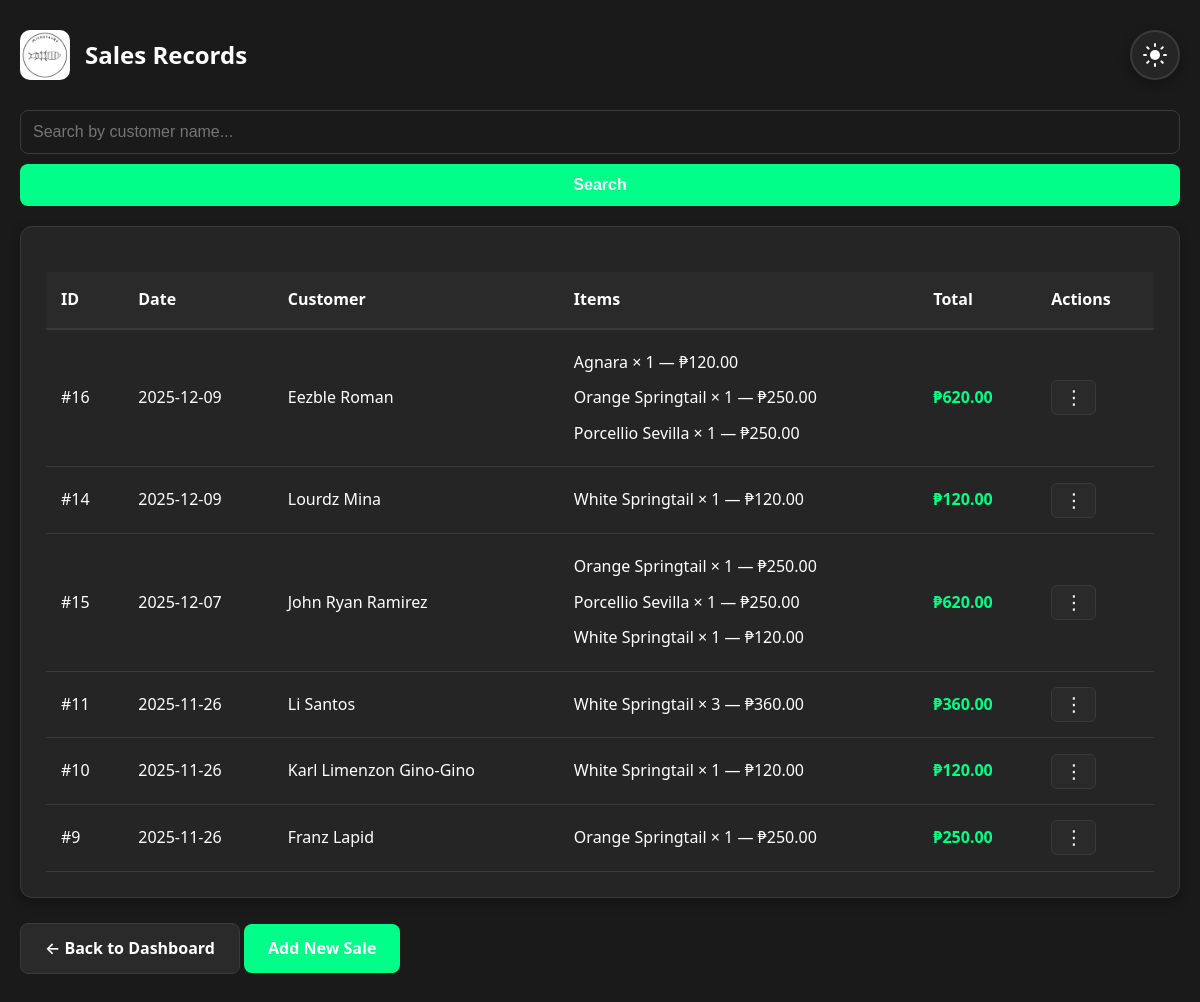
Before: /sales with the older database file.
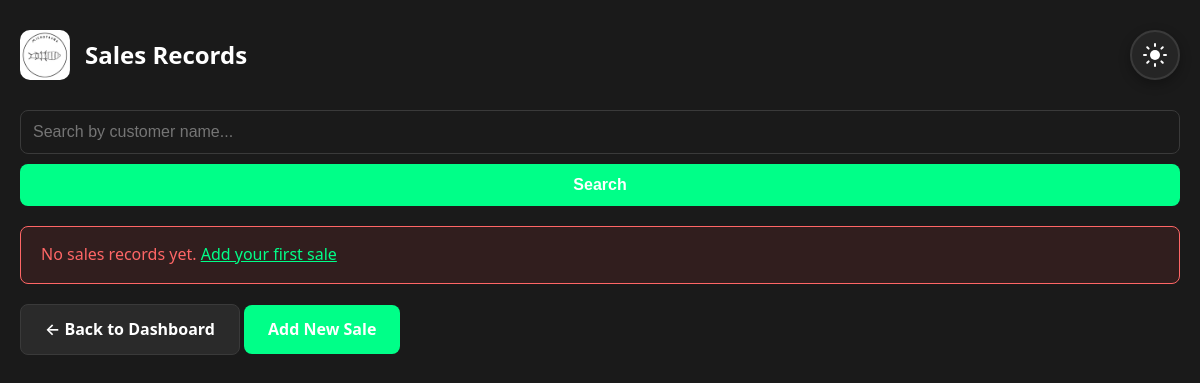
After: the same page with the newer database file.
### tables this page shows
CREATE TABLE sales (
                    id INTEGER PRIMARY KEY AUTOINCREMENT,
                    customer_name TEXT NOT NULL,
                    date TEXT NOT NULL,
                    total REAL NOT NULL,
                    notes TEXT,
                    created_at TEXT DEFAULT CURRENT_TIMESTAMP
                , discount REAL DEFAULT 0);

CREATE TABLE sale_items (
                    id INTEGER PRIMARY KEY AUTOINCREMENT,
                    sale_id INTEGER,
                    item_name TEXT,
                    quantity INTEGER,
                    price REAL,
                    subtotal REAL,
                    FOREIGN KEY (sale_id) REFERENCES sales(id) ON DELETE CASCADE
                );

### app.py (the view)
@app.route('/sales')
def view_sales():
    conn = get_db()
    c = conn.cursor()
    search = request.args.get('search', '')
    query = """SELECT id, customer_name, date, total, notes
               FROM sales
               WHERE customer_name LIKE ?
               ORDER BY date DESC, id DESC"""
    c.execute(query, (f'%{search}%',))
    sales = c.fetchall()
    expanded_sales = []
    for sale in sales:
        c.execute("""SELECT item_name as name, quantity, price, subtotal
                     FROM sale_items
                     WHERE sale_id=?""", (sale['id'],))
        items = c.fetchall()
        expanded_sales.append({
            'id': sale['id'],
            'customer': sale['customer_name'],
            'date': sale['date'],
            'total': sale['total'],
            'notes': sale['notes'],
            'items': [dict(item) for item in items]
        })
    conn.close()
    return render_template('view_sales.html', sales=expanded_sales, search=search)

### app.py (called while the page is built)
def get_db():
    conn = sqlite3.connect('sales.db')
    conn.row_factory = sqlite3.Row
    return conn

### templates/view_sales.html (shortened to what this page needs)
<!DOCTYPE html>
<html lang="en">
<head>
    <link rel="stylesheet" href="{{ url_for('static', filename='style.css') }}">
</head>
<body>
    <div class="container">
        <div style="display: flex; justify-content: space-between; align-items: center; margin-bottom: 30px;">
            <a href="{{ url_for('dashboard') }}" class="logo">
                <img src="{{ url_for('static', filename='logo.png') }}" alt="Microfauna Logo">
                <span class="logo-text">Sales Records</span>
            </a>
            <button class="theme-toggle" onclick="toggleTheme()" aria-label="Toggle theme" style="position: static;">
            </button>
        </div>
        <form method="GET" action="{{ url_for('view_sales') }}" class="search-form">
            <input type="text"
                   name="search"
                   placeholder="Search by customer name..."
                   value="{{ search }}">
            <button type="submit" class="btn">Search</button>
        </form>
        {% if sales %}
            <div class="card">
                <table>
                    <thead>
                        <tr>
                            <th>ID</th>
                            <th>Date</th>
                            <th>Customer</th>
                            <th>Items</th>
                            <th>Total</th>
                            <th>Actions</th>
                        </tr>
                    </thead>
                    <tbody>
                        {% for sale in sales %}
                            <tr>
                                <td>#{{ sale.id }}</td>
                                <td>{{ sale.date }}</td>
                                <td>{{ sale.customer }}</td>
                                <td>
                                    <ul style="list-style: none; padding: 0; margin: 0;">
                                        {% for item in sale["items"] %}
                                            <li style="padding: 5px 0;">
                                                {{ item.name }} × {{ item.quantity }} — ₱{{ "%.2f"|format(item.subtotal) }}
                                            </li>
                                        {% endfor %}
                                    </ul>
                                </td>
                                <td style="font-weight: 600; color: var(--accent-success);">
                                    ₱{{ "%.2f"|format(sale.total) }}
                                </td>
                                <td>
                                    <div class="actions-menu">
                                        <button class="actions-btn" onclick="toggleDropdown('dropdown-{{ sale.id }}')">⋮</button>
                                    </div>
                                </td>
                            </tr>
                        {% endfor %}
                    </tbody>
                </table>
            </div>
        {% else %}
            <div class="alert alert-error">
                {% if search %}
                    No sales found for "{{ search }}". <a href="{{ url_for('view_sales') }}" style="color: var(--accent-primary); text-decoration: underline;">View all sales</a>
                {% else %}
                    No sales records yet. <a href="{{ url_for('add_sale') }}" style="color: var(--accent-primary); text-decoration: underline;">Add your first sale</a>
                {% endif %}
            </div>
        {% endif %}
        <div style="margin-top: 20px;">
            <a class="btn btn-secondary" href="{{ url_for('dashboard') }}">← Back to Dashboard</a>
            <a class="btn" href="{{ url_for('add_sale') }}">Add New Sale</a>
        </div>
    </div>
</body>
</html>

Changed rows visible on the page:
removed sales: id "16", date "2025-12-09", customer "Eezble Roman", total "620.00"
removed sale_items: name "Agnara", quantity "1", subtotal "120.00", shown under "16"
removed sale_items: name "Orange Springtail", quantity "1", subtotal "250.00", shown under "16"
removed sale_items: name "Porcellio Sevilla", quantity "1", subtotal "250.00", shown under "16"
removed sales: id "14", date "2025-12-09", customer "Lourdz Mina", total "120.00"
removed sale_items: name "White Springtail", quantity "1", subtotal "120.00", shown under "14"
removed sales: id "15", date "2025-12-07", customer "John Ryan Ramirez", total "620.00"
removed sale_items: name "Orange Springtail", quantity "1", subtotal "250.00", shown under "15"
removed sale_items: name "Porcellio Sevilla", quantity "1", subtotal "250.00", shown under "15"
removed sale_items: name "White Springtail", quantity "1", subtotal "120.00", shown under "15"
removed sales: id "11", date "2025-11-26", customer "Li Santos", total "360.00"
removed sale_items: name "White Springtail", quantity "3", subtotal "360.00", shown under "11"
removed sales: id "10", date "2025-11-26", customer "Karl Limenzon Gino-Gino", total "120.00"
removed sale_items: name "White Springtail", quantity "1", subtotal "120.00", shown under "10"
removed sales: id "9", date "2025-11-26", customer "Franz Lapid", total "250.00"
removed sale_items: name "Orange Springtail", quantity "1", subtotal "250.00", shown under "9"
Other visible differences:
text no longer shown: "ID Date Customer Items Total Actions"
text now shown: "No sales records yet. Add your first sale"
